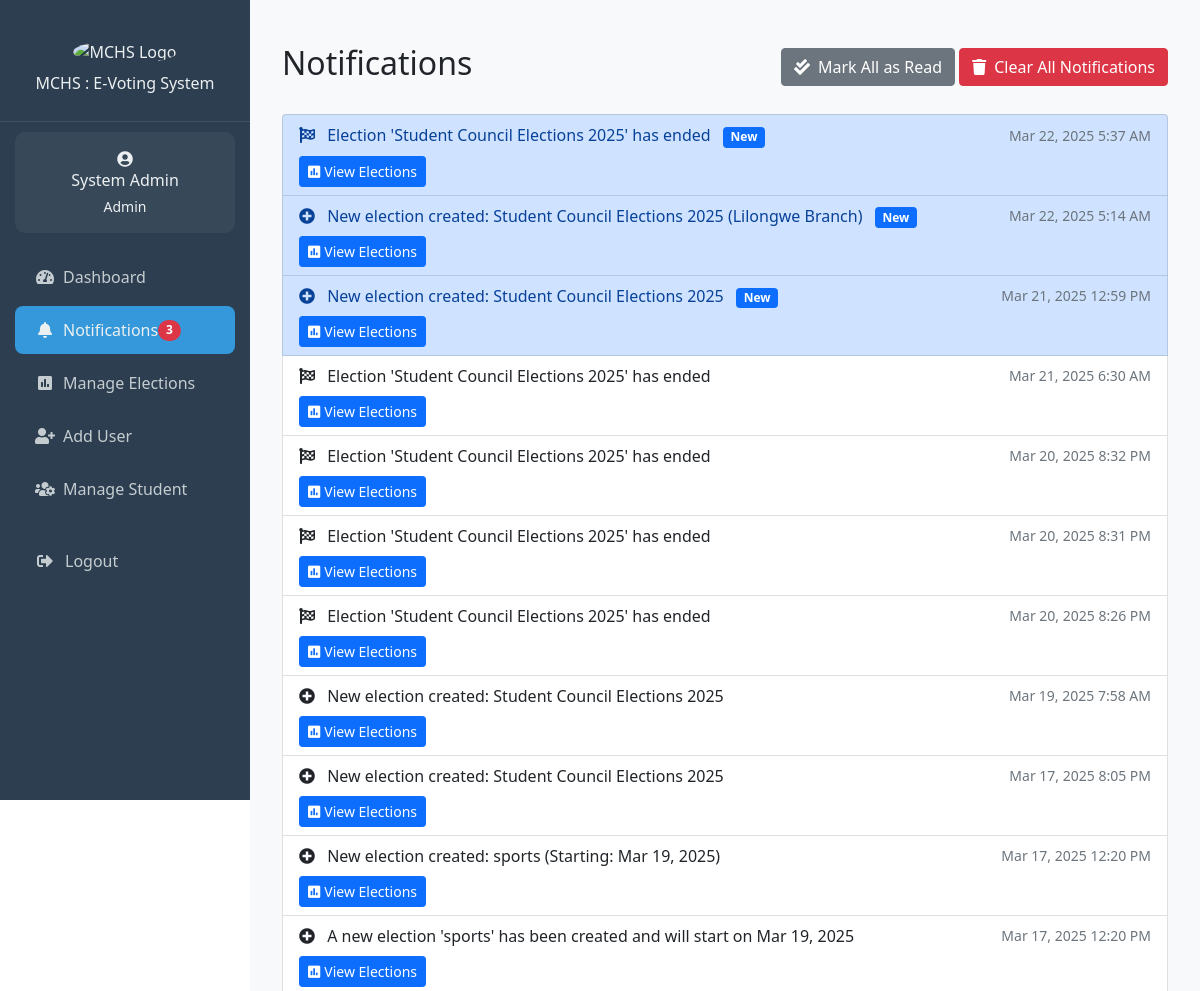
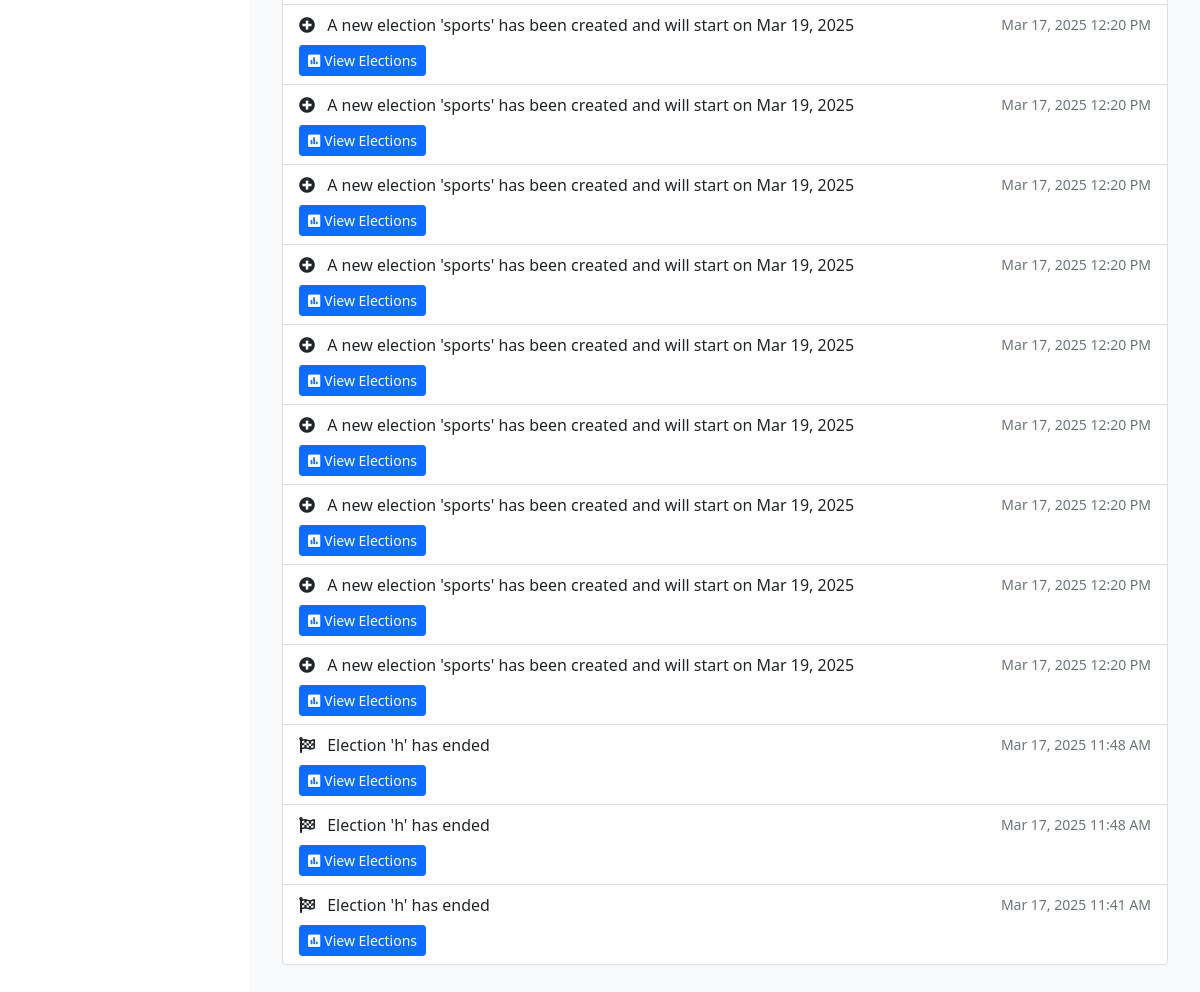
/admin/notifications.php (signed in), run on the app's committed database (2 pictures, top to bottom).
### tables this page shows
CREATE TABLE IF NOT EXISTS `users` (
  `id` int NOT NULL AUTO_INCREMENT,
  `name` varchar(100) NOT NULL,
  `email` varchar(100) NOT NULL,
  `student_number` varchar(20) DEFAULT NULL,
  `branch` varchar(50) DEFAULT NULL,
  `year_of_study` varchar(20) DEFAULT NULL,
  `password_hash` varchar(255) NOT NULL,
  `role` enum('student','admin','candidate') NOT NULL DEFAULT 'student',
  `created_at` timestamp NULL DEFAULT CURRENT_TIMESTAMP,
  `updated_at` timestamp NULL DEFAULT CURRENT_TIMESTAMP ON UPDATE CURRENT_TIMESTAMP,
  PRIMARY KEY (`id`),
  UNIQUE KEY `email` (`email`),
  UNIQUE KEY `student_number` (`student_number`)
);

CREATE TABLE IF NOT EXISTS `notifications` (
  `id` int NOT NULL AUTO_INCREMENT,
  `type` enum('new_candidate','election_request','new_vote','election_ended','new_election','election_started') NOT NULL,
  `message` text NOT NULL,
  `reference_id` int DEFAULT NULL,
  `reference_type` varchar(50) DEFAULT NULL,
  `is_read` tinyint(1) DEFAULT '0',
  `created_at` timestamp NULL DEFAULT CURRENT_TIMESTAMP,
  `user_id` int DEFAULT NULL,
  PRIMARY KEY (`id`),
  KEY `type` (`type`),
  KEY `is_read` (`is_read`)
);

### includes/notifications.php (called while the page is built, shortened)
<?php
if (!function_exists('get_unread_notifications_count')) {
    function get_unread_notifications_count($conn, $user_id = null) {
        try {
            $sql = "SELECT COUNT(*) FROM notifications WHERE is_read = FALSE";
            $params = [];
            $stmt = $conn->prepare($sql);
            $stmt->execute($params);
            return (int) $stmt->fetchColumn();
        } catch (PDOException $e) {
            error_log("Error getting unread notifications count: " . $e->getMessage());
            return 0;
        }
    }
}

### admin/notifications.php (the view, shortened to what this page needs)
<?php
require_once '../includes/header.php';
require_once '../includes/notifications.php';
$stmt = $conn->prepare("
    SELECT * FROM notifications
    ORDER BY created_at DESC
    LIMIT 50
");
$stmt->execute();
$notifications = $stmt->fetchAll();
?>
<div class="container py-4">
    <div class="d-flex justify-content-between align-items-center mb-4">
        <h2>Notifications</h2>
        <div>
            <?php if (count($notifications) > 0): ?>
                <form method="POST" class="d-inline">
                    <button type="submit" class="btn btn-secondary">
                        <i class="fas fa-check-double me-2"></i>Mark All as Read
                    </button>
                </form>
            <?php endif; ?>
            <form method="POST" class="d-inline">
                <button type="submit" class="btn btn-danger">
                    <i class="fas fa-trash me-2"></i>Clear All Notifications
                </button>
            </form>
        </div>
    </div>
    <?php if (empty($notifications)): ?>
        <div class="alert alert-info">
            <i class="fas fa-info-circle me-2"></i>No notifications to display.
        </div>
    <?php else: ?>
        <div class="list-group">
            <?php foreach ($notifications as $notification): ?>
                <div class="list-group-item <?php echo !$notification['is_read'] ? 'list-group-item-primary' : ''; ?>">
                    <div class="d-flex w-100 justify-content-between align-items-center">
                        <div>
                            <?php
                            $icon = 'bell';
                            switch($notification['type']) {
                                case 'election_ended':
                                    $icon = 'flag-checkered';
                                    break;
                                case 'new_election':
                                    $icon = 'plus-circle';
                                    break;
                            }
                            ?>
                            <i class="fas fa-<?php echo $icon; ?> me-2"></i>
                            <?php echo htmlspecialchars($notification['message']); ?>
                            <?php if (!$notification['is_read']): ?>
                                <span class="badge bg-primary ms-2">New</span>
                            <?php endif; ?>
                        </div>
                        <small class="text-muted">
                            <?php echo date('M j, Y g:i A', strtotime($notification['created_at'])); ?>
                        </small>
                    </div>
                    <?php if ($notification['reference_id']): ?>
                        <div class="mt-2">
                            <?php
                            switch($notification['type']) {
                                case 'new_election':
                                case 'election_ended':
                                    echo '<a href="manage_elections.php" class="btn btn-sm btn-primary">
                                        <i class="fas fa-poll me-1"></i>View Elections
                                    </a>';
                                    break;
                            }
                            ?>
                        </div>
                    <?php endif; ?>
                </div>
            <?php endforeach; ?>
        </div>
    <?php endif; ?>
</div>
<?php require_once '../includes/footer.php'; ?>

### includes/sidebar-content.php (shortened to what this page needs)
<div class="sidebar-header">
  <img src="https://mchs.mw/img/mchs_logo.png" alt="MCHS Logo" class="img-fluid" style="width: 50%;">
  <h6 class="mt-0">MCHS : E-Voting System</h6>
</div>
<?php if (isset($user)): ?>
  <div class="user-info">
    <i class="fas fa-user-circle fa-1x mb-0"></i>
    <h6 class="mb-1"><?php echo htmlspecialchars($user['name']); ?></h6>
    <small><?php echo ucfirst($user['role']); ?></small>
  </div>
  <ul class="nav-menu">
    <?php if ($user['role'] === 'admin'): ?>
      <li class="nav-item">
        <a class="nav-link <?php echo $current_page === 'dashboard.php' ? 'active' : ''; ?>"
           href="/e_voting_system/admin/dashboard.php">
          <i class="fas fa-tachometer-alt me-2"></i>Dashboard
        </a>
      </li>
      <li class="nav-item">
        <a class="nav-link <?php echo $current_page === 'notifications.php' ? 'active' : ''; ?>"
           href="/e_voting_system/admin/notifications.php">
          <i class="fas fa-bell me-2"></i>Notifications
          <?php
          $unread_count = get_unread_notifications_count($conn);
          if ($unread_count > 0):
          ?>
            <span class="badge bg-danger rounded-pill">
              <?php echo $unread_count; ?>
            </span>
          <?php endif; ?>
        </a>
      </li>
      <li class="nav-item">
        <a class="nav-link <?php echo $current_page === 'manage_elections.php' ? 'active' : ''; ?>"
           href="/e_voting_system/admin/manage_elections.php">
          <i class="fas fa-poll me-2"></i>Manage Elections
        </a>
      </li>
      <li class="nav-item">
        <a class="nav-link <?php echo $current_page === 'add_student.php' ? 'active' : ''; ?>"
           href="/e_voting_system/admin/add_student.php">
          <i class="fas fa-user-plus me-2"></i>Add User
        </a>
      </li>
      <li class="nav-item">
        <a class="nav-link <?php echo $current_page === 'manage_students.php' ? 'active' : ''; ?>"
           href="/e_voting_system/admin/manage_students.php">
          <i class="fas fa-users-cog me-2"></i>Manage Student
        </a>
      </li>
    <?php endif; ?>
    <li class="nav-item mt-4">
      <a class="nav-link" href="/e_voting_system/logout.php">
        <i class="fas fa-sign-out-alt"></i>
        <span>Logout</span>
      </a>
    </li>
  </ul>
<?php endif; ?>

### includes/header.php (style rules this page uses)
:root { --primary-color: #2c3e50; --secondary-color: #3498db; --accent-color: #e74c3c; --text-light: #ecf0f1; --success-color: #2ecc71; }
.sidebar-header { padding: 20px; text-align: center; border-bottom: 1px solid rgba(255,255,255,0.1); }
.sidebar-header img { width: 80px; height: 80px; border-radius: 50%; margin-bottom: 10px; }
.user-info { padding: 15px; text-align: center; background: rgba(255,255,255,0.05); margin: 10px 15px; border-radius: 10px; }
.nav-menu { padding: 0; margin: 20px 0; }
.nav-item { list-style: none; margin: 5px 15px; }
.nav-link { color: var(--text-light) !important; padding: 12px 20px; border-radius: 8px; display: flex; align-items: center; transition: all 0.3s ease; text-decoration: none; opacity: 0.8; }
.nav-link:hover, .nav-link.active { background: var(--secondary-color); opacity: 1; }
.nav-link i { margin-right: 10px; width: 20px; text-align: center; }

### data on the page
users: name "System Admin", role "Admin"
notifications: message "Election 'Student Council Elections 2025' has ended", is_read "New", created_at "Mar 22, 2025 5:37 AM", type "election_ended" (drawn), reference_id "View Elections"
notifications: message "New election created: Student Council Elections 2025 (Lilongwe Branch)", is_read "New", created_at "Mar 22, 2025 5:14 AM", type "new_election" (drawn), reference_id "View Elections"
notifications: message "New election created: Student Council Elections 2025", is_read "New", created_at "Mar 21, 2025 12:59 PM", type "new_election" (drawn), reference_id "View Elections"
notifications: message "Election 'Student Council Elections 2025' has ended", created_at "Mar 21, 2025 6:30 AM", type "election_ended" (drawn), reference_id "View Elections"
notifications: message "Election 'Student Council Elections 2025' has ended", created_at "Mar 20, 2025 8:32 PM", type "election_ended" (drawn), reference_id "View Elections"
notifications: message "Election 'Student Council Elections 2025' has ended", created_at "Mar 20, 2025 8:31 PM", type "election_ended" (drawn), reference_id "View Elections"
notifications: message "Election 'Student Council Elections 2025' has ended", created_at "Mar 20, 2025 8:26 PM", type "election_ended" (drawn), reference_id "View Elections"
notifications: message "New election created: Student Council Elections 2025", created_at "Mar 19, 2025 7:58 AM", type "new_election" (drawn), reference_id "View Elections"
notifications: message "New election created: Student Council Elections 2025", created_at "Mar 17, 2025 8:05 PM", type "new_election" (drawn), reference_id "View Elections"
notifications: message "New election created: sports (Starting: Mar 19, 2025)", created_at "Mar 17, 2025 12:20 PM", type "new_election" (drawn), reference_id "View Elections"
notifications: message "A new election 'sports' has been created and will start on Mar 19, 2025", created_at "Mar 17, 2025 12:20 PM", type "new_election" (drawn), reference_id "View Elections"
notifications: message "A new election 'sports' has been created and will start on Mar 19, 2025", created_at "Mar 17, 2025 12:20 PM", type "new_election" (drawn), reference_id "View Elections"
notifications: message "A new election 'sports' has been created and will start on Mar 19, 2025", created_at "Mar 17, 2025 12:20 PM", type "new_election" (drawn), reference_id "View Elections"
notifications: message "A new election 'sports' has been created and will start on Mar 19, 2025", created_at "Mar 17, 2025 12:20 PM", type "new_election" (drawn), reference_id "View Elections"
notifications: message "A new election 'sports' has been created and will start on Mar 19, 2025", created_at "Mar 17, 2025 12:20 PM", type "new_election" (drawn), reference_id "View Elections"
notifications: message "A new election 'sports' has been created and will start on Mar 19, 2025", created_at "Mar 17, 2025 12:20 PM", type "new_election" (drawn), reference_id "View Elections"
notifications: message "A new election 'sports' has been created and will start on Mar 19, 2025", created_at "Mar 17, 2025 12:20 PM", type "new_election" (drawn), reference_id "View Elections"
notifications: message "A new election 'sports' has been created and will start on Mar 19, 2025", created_at "Mar 17, 2025 12:20 PM", type "new_election" (drawn), reference_id "View Elections"
notifications: message "A new election 'sports' has been created and will start on Mar 19, 2025", created_at "Mar 17, 2025 12:20 PM", type "new_election" (drawn), reference_id "View Elections"
notifications: message "A new election 'sports' has been created and will start on Mar 19, 2025", created_at "Mar 17, 2025 12:20 PM", type "new_election" (drawn), reference_id "View Elections"
notifications: message "Election 'h' has ended", created_at "Mar 17, 2025 11:48 AM", type "election_ended" (drawn), reference_id "View Elections"
notifications: message "Election 'h' has ended", created_at "Mar 17, 2025 11:48 AM", type "election_ended" (drawn), reference_id "View Elections"
notifications: message "Election 'h' has ended", created_at "Mar 17, 2025 11:41 AM", type "election_ended" (drawn), reference_id "View Elections"

### other printed values
$unread_count "3"
